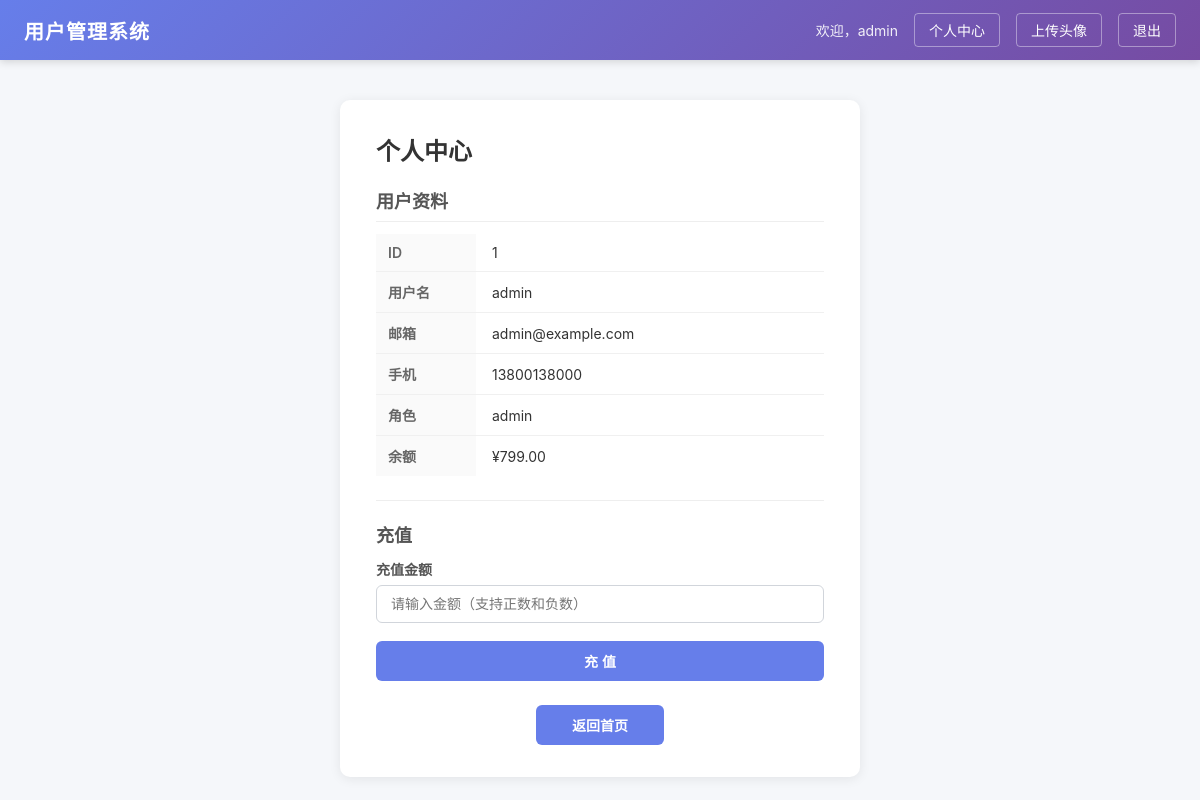
Page /profile?user_id=1 (signed in) on the earlier database version.
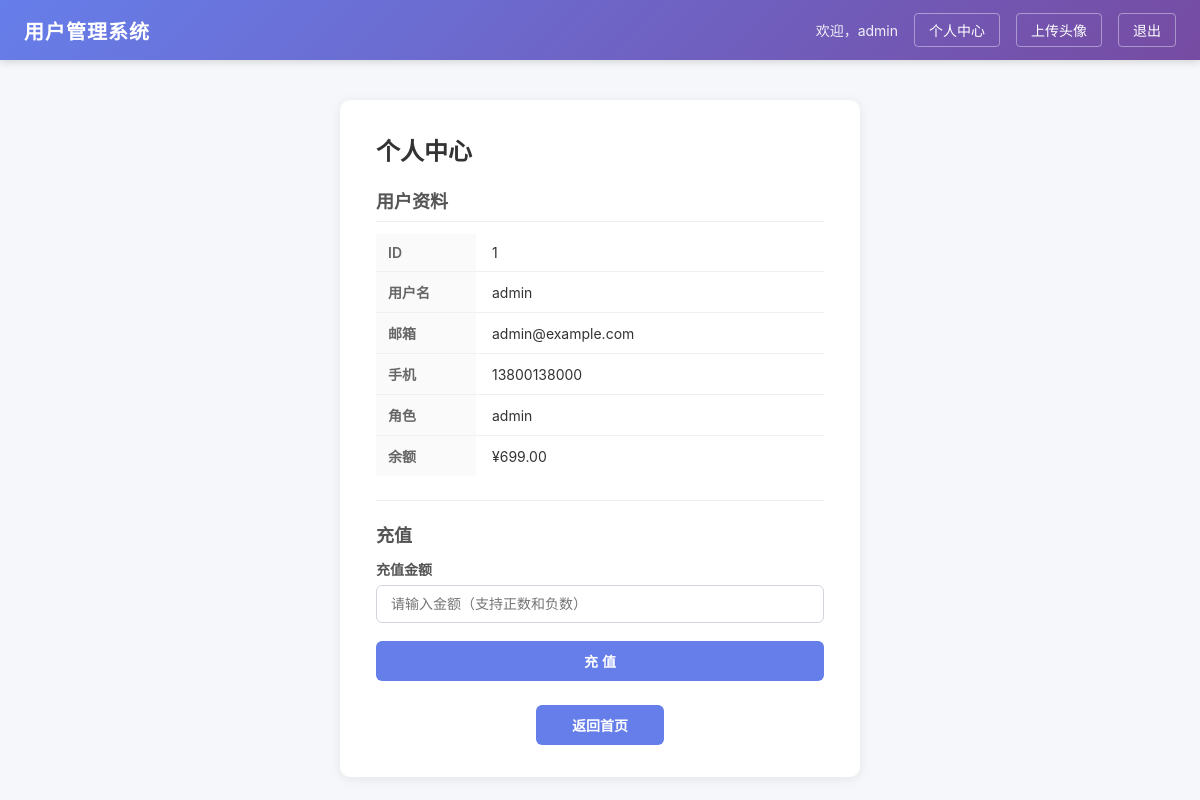
Same page on the later database version.
### tables this page shows
CREATE TABLE users (
        id INTEGER PRIMARY KEY AUTOINCREMENT,
        username TEXT UNIQUE NOT NULL,
        password TEXT NOT NULL,
        email TEXT,
        phone TEXT,
        balance REAL DEFAULT 0,
        role TEXT DEFAULT 'user'
    );

### app.py (the view)
@app.route("/profile", methods=["GET"])
def profile():
    if "username" not in session:
        return redirect(url_for("login"))
    user_id = request.args.get("user_id")
    if not user_id:
        return "缺少 user_id 参数", 400
    user_info = _get_user_by_id(user_id)
    if not user_info:
        return "用户不存在", 404
    return render_template("profile.html", user=user_info)

### app.py (called while the page is built)
def _get_user_by_id(user_id):
    try:
        uid = int(user_id)
    except (ValueError, TypeError):
        return None
    try:
        conn = sqlite3.connect(DB_PATH)
        c = conn.cursor()
        c.execute("SELECT id, username, email, phone, balance, role FROM users WHERE id = ?", (uid,))
        row = c.fetchone()
        conn.close()
        if row:
            return {
                "id": row[0],
                "username": row[1],
                "email": row[2],
                "phone": row[3],
                "balance": row[4],
                "role": row[5],
            }
    except:
        pass
    return None

def _generate_csrf_token():
    if "_csrf_token" not in session:
        session["_csrf_token"] = secrets.token_hex(32)
    return session["_csrf_token"]

@app.before_request
def _refresh_session():
    if session.get("username"):
        session.permanent = True

### templates/profile.html (shortened to what this page needs)
{% extends "base.html" %}
{% block content %}
<div class="card profile-card">
    <h2>个人中心</h2>
    <div class="user-info">
        <h3>用户资料</h3>
        <table class="info-table">
            <tr>
                <td class="info-label">ID</td>
                <td class="info-value">{{ user.id }}</td>
            </tr>
            <tr>
                <td class="info-label">用户名</td>
                <td class="info-value">{{ user.username }}</td>
            </tr>
            <tr>
                <td class="info-label">邮箱</td>
                <td class="info-value">{{ user.email }}</td>
            </tr>
            <tr>
                <td class="info-label">手机</td>
                <td class="info-value">{{ user.phone }}</td>
            </tr>
            <tr>
                <td class="info-label">角色</td>
                <td class="info-value">{{ user.role }}</td>
            </tr>
            <tr>
                <td class="info-label">余额</td>
                <td class="info-value">¥{{ "%.2f"|format(user.balance) }}</td>
            </tr>
        </table>
    </div>
    <div class="recharge-section">
        <h3>充值</h3>
        <form method="post" action="/recharge" class="recharge-form">
            <div class="form-group">
                <label for="amount">充值金额</label>
                <input type="text" id="amount" name="amount" placeholder="请输入金额（支持正数和负数）" class="recharge-input">
            </div>
            <div class="form-group">
                <button type="submit" class="btn btn-primary">充 值</button>
            </div>
        </form>
    </div>
    <div class="action-row">
        <a href="/" class="btn btn-primary" style="width:auto;padding:10px 36px;">返回首页</a>
    </div>
</div>
{% endblock %}

### templates/base.html (shortened to what this page needs)
<!DOCTYPE html>
<html lang="zh-CN">
<head>
    <link rel="stylesheet" href="/static/css/style.css">
</head>
<body>
    <nav class="navbar">
        <div class="nav-left">
            <a href="/" class="brand">用户管理系统</a>
        </div>
        <div class="nav-right">
            {% if session.get("username") %}
                <span class="nav-welcome">欢迎，{{ session["username"] }}</span>
                <a href="/profile?user_id=1" class="nav-link">个人中心</a>
                <a href="/upload" class="nav-link">上传头像</a>
                <form method="post" action="/logout" class="inline-form">
                    <button type="submit" class="nav-link-btn">退出</button>
                </form>
            {% else %}
                <a href="/login" class="nav-link">登录</a>
                <a href="/register" class="nav-link">注册</a>
            {% endif %}
        </div>
    </nav>
    <main class="container">
        {% block content %}{% endblock %}
    </main>
</body>
</html>

### static/css/style.css (style rules this page uses)
* { margin: 0; padding: 0; box-sizing: border-box; }
body { font-family: -apple-system, BlinkMacSystemFont, "Segoe UI", Roboto, "Helvetica Neue", Arial, sans-serif; background-color: #f5f7fa; color: #333; min-height: 100vh; }
a { text-decoration: none; color: inherit; }
.navbar { display: flex; justify-content: space-between; align-items: center; padding: 0 24px; height: 60px; background: linear-gradient(135deg, #667eea 0%, #764ba2 100%); color: #fff; box-shadow: 0 2px 8px rgba(0, 0, 0, 0.15); }
.nav-left { display: flex; align-items: center; }
.nav-left .brand { font-size: 20px; font-weight: 700; letter-spacing: 1px; color: #fff; }
.nav-right { display: flex; align-items: center; gap: 16px; }
.nav-welcome { font-size: 14px; opacity: 0.9; }
.nav-link { font-size: 14px; padding: 6px 14px; border-radius: 4px; border: 1px solid rgba(255, 255, 255, 0.4); color: #fff; transition: background 0.2s; }
.inline-form { display: inline; margin: 0; padding: 0; }
.nav-link-btn { font-size: 14px; padding: 6px 14px; border-radius: 4px; border: 1px solid rgba(255, 255, 255, 0.4); background: transparent; color: #fff; cursor: pointer; font-family: inherit; transition: background 0.2s; }
.container { max-width: 720px; margin: 40px auto; padding: 0 20px; }
.card { background: #fff; border-radius: 10px; box-shadow: 0 2px 12px rgba(0, 0, 0, 0.08); padding: 32px 36px; margin-bottom: 20px; }
.card h2 { font-size: 24px; margin-bottom: 20px; color: #333; }
.form-group { margin-bottom: 18px; }
.form-group label { display: block; font-size: 14px; font-weight: 600; margin-bottom: 6px; color: #555; }
.form-group input { width: 100%; padding: 10px 14px; border: 1px solid #d1d5db; border-radius: 6px; font-size: 14px; outline: none; transition: border-color 0.2s; }
.btn { display: inline-block; padding: 10px 22px; font-size: 14px; font-weight: 600; border: none; border-radius: 6px; cursor: pointer; text-align: center; transition: background 0.2s, opacity 0.2s; }
.btn-primary { background: #667eea; color: #fff; width: 100%; }
.user-info { margin: 16px 0; }
.user-info h3 { font-size: 18px; margin-bottom: 12px; color: #555; border-bottom: 1px solid #eee; padding-bottom: 8px; }
.info-table { width: 100%; border-collapse: collapse; }
.info-table tr { border-bottom: 1px solid #f0f0f0; }
.info-table tr:last-child { border-bottom: none; }
.info-label { width: 100px; padding: 10px 12px; font-size: 14px; font-weight: 600; color: #666; background: #fafafa; }
.info-value { padding: 10px 16px; font-size: 14px; color: #333; }
.action-row { margin-top: 24px; text-align: center; }
.profile-card { max-width: 520px; margin: 0 auto; }
.recharge-section { margin: 24px 0; padding-top: 20px; border-top: 1px solid #eee; }
.recharge-section h3 { font-size: 18px; margin-bottom: 12px; color: #555; }
.recharge-input { width: 100%; padding: 10px 14px; border: 1px solid #d1d5db; border-radius: 6px; font-size: 16px; outline: none; transition: border-color 0.2s; }

Differences in the rows shown:
changed users "admin": balance "799.00" → "699.00"
